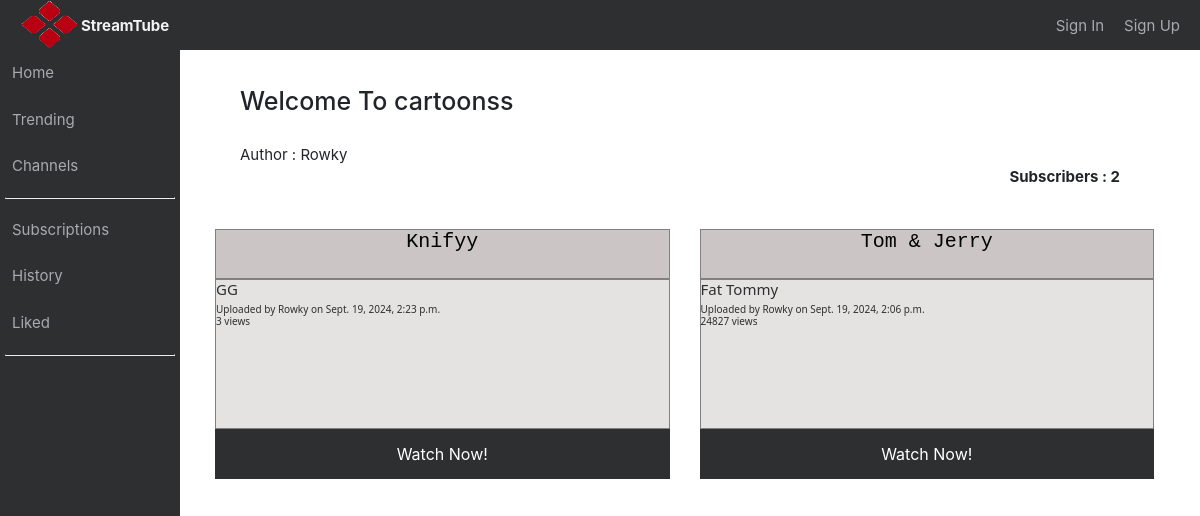
/Rowky/channel, run on the app's committed database.
### youtube/models.py (models this page shows)
class Channel(models.Model):
    channel_name = models.CharField(max_length=50, blank=False, null=False)
    subscribers = models.IntegerField(default=0, blank=False, null=False)
    user = models.ForeignKey('auth.User', on_delete=models.CASCADE)

class Video(models.Model):
    title = models.CharField(max_length=30)
    description = models.TextField(max_length=300)
    path = models.CharField(max_length=60)
    datetime = models.DateTimeField(blank=False, null=False) #todo: auto_now=True
    user = models.ForeignKey('auth.User', on_delete=models.CASCADE)
    number_of_views = models.IntegerField(blank=True, default=0)

### youtube/views.py (the view)
# urls.py: path('<user>/channel', ChannelView.as_view()),
class ChannelView(View):
    template_name = "channelview.html"
    def get(self, request, user):
        videos = Video.objects.filter(user__username = user).order_by("-datetime")
        context = {'videos': videos}
        context['channel'] = Channel.objects.filter(user__username = user).get()
        if request.user.is_authenticated:
            channel = Channel.objects.get(user__username = user)
            if Channel_Subscription.objects.filter(user=request.user, channel=channel).count() == 0:
                context['subscribed'] = False
            else:
                context['subscribed'] = True
        return render(request, self.template_name, context)

### youtube/templates/channelview.html (shortened to what this page needs)
{% extends "parent.html" %}
{% block body %}
    <div class="channelview">
		<h1>Welcome To {{ channel.channel_name }}</h1><br>
		<div>Author : {{ channel.user }}</div>
		<div align="right" style="margin-right:50px">
			<p style="margin-right:30px"><b>Subscribers : {{ channel.subscribers }}</b></p>
		</div>
    </div>
	<div class="video_area">
		<div class="ad_area">
			{% for video in videos %}
			<div class = "video_advertisement col-md-6">
				<div class="video_title">
					<h2 align="center" style="font-family: Courier New">{{ video.title }}</h2>
				</div>
				<div class="video_description">
					<h4 align="left">{{ video.description }}</h5>
					<h6 align="left, bottom" style="position: relative; float:bottom; margin-bottom:0px">Uploaded by {{ video.user }} on {{ video.datetime }}</h6>
					<h6 align = "left">{{ video.number_of_views }} views</h6>
				</div>
				<div class="watch_now">
					<a href="/video/{{ video.id }}/{{ 1 }}/"><button class="button button5">Watch Now!</button></a>
                </div>
			</div>
            {% endfor %}
		</div>
    </div>
{% endblock %}

### youtube/static/css/homepage.css (style rules this page uses)
* { padding: 0; margin: 0; font-size: 15px; }
.video_area { float: right; background-color: white; padding: 0; margin: 0; width: 85%; }
.ad_area { float: top; background-color: white; width: 95%; margin-left: 20px; margin-right: 20px; margin-top: 30px; height: 250px; }
.video_advertisement { height: 100%; width: 35%; margin-left: 0px; margin-top: 0px; margin-bottom: 10px; background-color: white; }
.newvideo, .channelview, .channelform, .login, .register { margin-left: 20%; margin-top: 3%; }
.video_title { float: top; width: 100%; height: 20%; background-color: rgb(204, 197, 197); border: 1px solid gray; color: black; box-shadow: #2e2f30 10px; }
.video_description { float: top; width: 100%; height: 60%; border: 1px solid gray; background-color: rgb(229, 226, 226); color: #2e2f30; font-family: 'Segoe UI', Tahoma, Geneva, Verdana, sans-serif; }
.watch_now { float: top; width: 100%; height: 20%; }
.watch_now a { background-color: red; }
.watch_now a button { color: white; background-color: #2e2f30; border: none; }
.button { background-color: #4CAF50; border: none; color: white; text-align: center; text-decoration: none; display: inline-block; font-size: 16px; width: 100%; height: 100%; -webkit-transition-duration: 0.4s; transition-duration: 0.4s; cursor: pointer; }
.button5 { background-color: #858687; color: black; border: 2px solid #555555; }

### data on the page
Channel: channel_name "cartoonss", user "Rowky", subscribers "2"
Video: title "Knifyy", description "GG", user "Rowky", datetime "Sept. 19, 2024, 2:23 p.m.", number_of_views "3"
Video: title "Tom & Jerry", description "Fat Tommy", user "Rowky", datetime "Sept. 19, 2024, 2:06 p.m.", number_of_views "24827"
